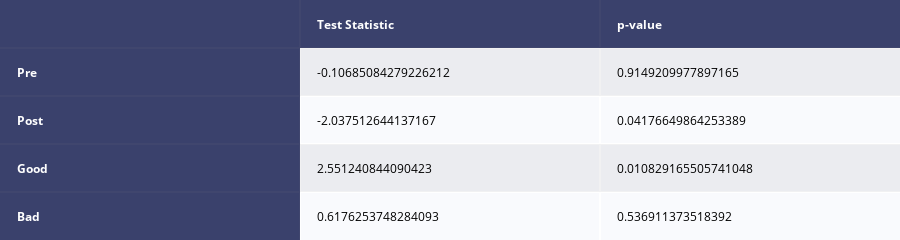

Write notebook code for a chart like this one.
### Code cell
from scipy import stats
Pre = stats.ttest_ind(PreGood[prop], PreBad[prop])
Post = stats.ttest_ind(PostGood[prop], PostBad[prop])
Good = stats.ttest_ind(PreGood[prop], PostGood[prop])
Bad = stats.ttest_ind(PreBad[prop], PostBad[prop])
matrix_twosample = [
    ['', 'Test Statistic', 'p-value'],
    ['Pre', Pre[0], Pre[1]],
    ['Post', Post[0], Post[1]],
    ['Good', Good[0], Good[1]],
    ['Bad', Bad[0], Bad[1]],
]

twosample_table = plotly.tools.FigureFactory.create_table(matrix_twosample, index=True)
twosample_table

### Figure 1 — Plotly figure (JSON) as saved in the notebook; plotly's stock layout.template omitted (floating-point values rounded to 4 significant figures)
{"data": [{"colorscale": [[0, "#00083e"], [0.5, "#ededee"], [1, "#ffffff"]], "hoverinfo": "none", "opacity": 0.75, "showscale": false, "type": "heatmap", "z": [[0, 0, 0], [0, 0.5, 0.5], [0, 1, 1], [0, 0.5, 0.5], [0, 1, 1]]}], "layout": {"annotations": [{"align": "left", "font": {"color": "#ffffff"}, "showarrow": false, "text": "<b></b>", "x": -0.45, "xanchor": "left", "xref": "x", "y": 0, "yref": "y"}, {"align": "left", "font": {"color": "#ffffff"}, "showarrow": false, "text": "<b>Test Statistic</b>", "x": 0.55, "xanchor": "left", "xref": "x", "y": 0, "yref": "y"}, {"align": "left", "font": {"color": "#ffffff"}, "showarrow": false, "text": "<b>p-value</b>", "x": 1.55, "xanchor": "left", "xref": "x", "y": 0, "yref": "y"}, {"align": "left", "font": {"color": "#ffffff"}, "showarrow": false, "text": "<b>Pre</b>", "x": -0.45, "xanchor": "left", "xref": "x", "y": 1, "yref": "y"}, {"align": "left", "font": {"color": "#000000"}, "showarrow": false, "text": "-0.10685084279226212", "x": 0.55, "xanchor": "left", "xref": "x", "y": 1, "yref": "y"}, {"align": "left", "font": {"color": "#000000"}, "showarrow": false, "text": "0.9149209977897165", "x": 1.55, "xanchor": "left", "xref": "x", "y": 1, "yref": "y"}, {"align": "left", "font": {"color": "#ffffff"}, "showarrow": false, "text": "<b>Post</b>", "x": -0.45, "xanchor": "left", "xref": "x", "y": 2, "yref": "y"}, {"align": "left", "font": {"color": "#000000"}, "showarrow": false, "text": "-2.037512644137167", "x": 0.55, "xanchor": "left", "xref": "x", "y": 2, "yref": "y"}, {"align": "left", "font": {"color": "#000000"}, "showarrow": false, "text": "0.04176649864253389", "x": 1.55, "xanchor": "left", "xref": "x", "y": 2, "yref": "y"}, {"align": "left", "font": {"color": "#ffffff"}, "showarrow": false, "text": "<b>Good</b>", "x": -0.45, "xanchor": "left", "xref": "x", "y": 3, "yref": "y"}, {"align": "left", "font": {"color": "#000000"}, "showarrow": false, "text": "2.551240844090423", "x": 0.55, "xanchor": "left", "xref": "x", "y": 3, "yref": "y"}, {"align": "left", "font": {"color": "#000000"}, "showarrow": false, "text": "0.010829165505741048", "x": 1.55, "xanchor": "left", "xref": "x", "y": 3, "yref": "y"}, {"align": "left", "font": {"color": "#ffffff"}, "showarrow": false, "text": "<b>Bad</b>", "x": -0.45, "xanchor": "left", "xref": "x", "y": 4, "yref": "y"}, {"align": "left", "font": {"color": "#000000"}, "showarrow": false, "text": "0.6176253748284093", "x": 0.55, "xanchor": "left", "xref": "x", "y": 4, "yref": "y"}, {"align": "left", "font": {"color": "#000000"}, "showarrow": false, "text": "0.536911373518392", "x": 1.55, "xanchor": "left", "xref": "x", "y": 4, "yref": "y"}], "height": 200, "margin": {"b": 0, "l": 0, "r": 0, "t": 0}, "xaxis": {"dtick": 1, "gridwidth": 2, "showticklabels": false, "tick0": -0.5, "ticks": "", "zeroline": false}, "yaxis": {"autorange": "reversed", "dtick": 1, "gridwidth": 2, "showticklabels": false, "tick0": 0.5, "ticks": "", "zeroline": false}}}
